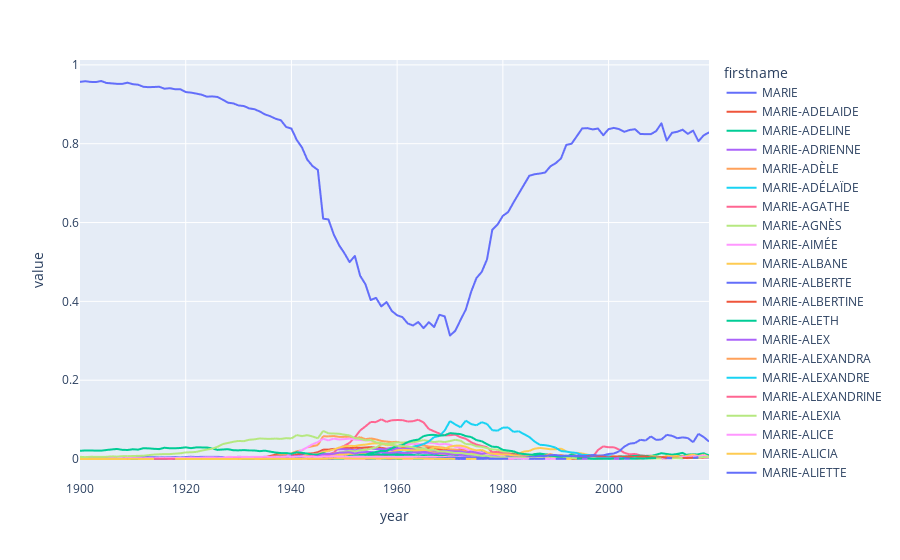

This figure's notebook cell:
### Markdown cell above
# A study of the "Marie" firstname

**QUESTION:** Plot the proportion of female births given name `'MARIE'` or `'MARIE-...'` (compounded names) as a function of the year.
Proceed in such a way that the reader can see the share of compounded names. We are expecting an _area plot_.

__Hints:__

- Have a look at the `.str` accessor (to apply a string method over a whole column containing string)
- Have a look at [r-graph-gallery: stacked area](https://www.r-graph-gallery.com/stacked-area-graph.html)  and
at [ggplot documentation](https://ggplot2.tidyverse.org/reference/geom_ribbon.html). Pay attention on the way you stack the area corresponding to names matching pattern 'MARIE-.*' over or under the are corresponding to babies named 'MARIE'
- See Graphique 3, page 48, de _L'archipel français_  de J. Fourquet. Le Seuil. Essais. Vol. 898.

- Add annotation, 1st World War, Front Populaire, 2nd World War, 1968

### Code cell
marie = data[data["firstname"].str.startswith("MARIE-",na=False)|(data["firstname"]=="MARIE")]
marie = marie[marie["gender"]=='Female']
t = marie.pivot_table(index='year',columns='firstname',values='count')
t = t.div(t.sum(axis=1), axis=0)
t.plot()
